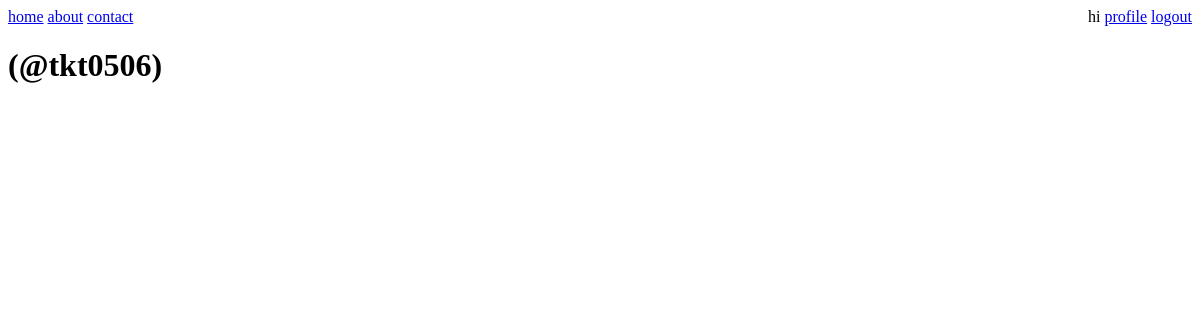
The app's page /accounts/profile (signed in), older data.
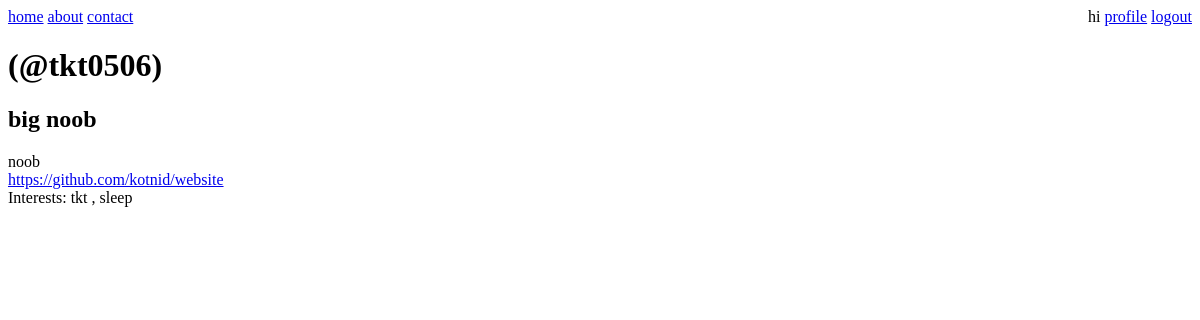
The same page, newer data.
### website/apps/accounts/models.py (models this page shows, shortened)
class UserProfile(models.Model):
    user = models.OneToOneField(User , on_delete=models.CASCADE , related_name="profile")
    is_full_name_displayed = models.BooleanField(default=True)
    bio = models.CharField(max_length=500 , blank = True , null=True)
    website = models.URLField(max_length=250 , blank = True , null = True)
    person = models.ForeignKey(UserPersona , on_delete = models.SET_NULL , blank = True , null = True)
    interest = models.ManyToManyField(UserInterest , blank = True)

class UserPersona(models.Model):
    name = models.CharField(max_length = 64 , unique = True)
    normalized_name = models.CharField(max_length = 64 , unique = True)
    description = models.CharField(max_length = 200)
    def __str__(self):
        return self.name

class UserInterest(models.Model):
    name = models.CharField(max_length = 64 , unique = True)
    normalized_name = models.CharField(max_length = 64 , unique = True)

### website/apps/accounts/views.py (the view)
# urls.py: path("profile", views.ProfileView.as_view(), name="profile"),
class ProfileView(LoginRequiredMixin,TemplateView):
    template_name = 'accounts/profile.html'

### website/templates/accounts/profile.html (shortened to what this page needs)
{% extends 'base.html' %}
{% block content %}
<h1>
    {{ user.get_full_name }} (@{{user.username}})
</h1>
{% with profile=user.profile %}
    {% if profile %}
    <h2>
        {{ profile.person|default:"" }}
    </h2>
    <div>
        {{ profile.bio|default:"" }}
    </div>
    <div>
        {% with website=profile.website|default:"" %}
            <a href="{{website}}">{{ website }}</a>
        {% endwith %}
    </div>
    <div>
        Interests:
        {% for interest in profile.interest.all %}
            <span>
                {{ interest.name }}{% if not forloop.last %} , {% endif %}
            </span>
        {% endfor %}
    </div>
    {% endif %}
{% endwith %}
{% endblock %}

### website/templates/base.html (shortened to what this page needs)
<!DOCTYPE html>
<html>
<head>
</head>
<body>
    {% include 'navbar.html' %}
    <main>
        {% block content %}
        {% endblock %}
    </main>
</body>
</html>

### website/templates/navbar.html
<div>
    {% url 'public:index' as index_url %}
    <span>{% if request.path == index_url %}home {% else %}<a href = "{{ index_url }}">home</a>{% endif %}</span>
    {% url 'public:about' as about_url %}
    <span>{% if request.path == about_url %}about {% else %}<a href = "{{ about_url }}">about</a>{% endif %}</span>
    {% url 'public:contact' as contact_url %}
    <span>{% if request.path == contact_url %}contact {% else %}<a href = "{{ contact_url }}">contact</a>{% endif %}</span>
    <span style = "float: right">
        {% if user.is_authenticated %}
            <span> hi {% if request.path == profile_url %}{{ user.username }}{% else %}<a href="{% url 'accounts:profile' %}">profile</a>{% endif %}</span>
            <span><a href="{% url 'accounts:logout' %}">logout</a></span>
        {% else %}
            <span><a href="{% url 'accounts:login' %}">login</a></span>
        {% endif %}
    </span>
</div>

Row changes from the older to the newer data that the page shows:
added UserProfile: person "big noob", bio "noob", website "https://github.com/kotnid/website"
added UserInterest: name "tkt"
added UserInterest: name "sleep"
Text that changed along with them:
text now shown: "Interests:"
